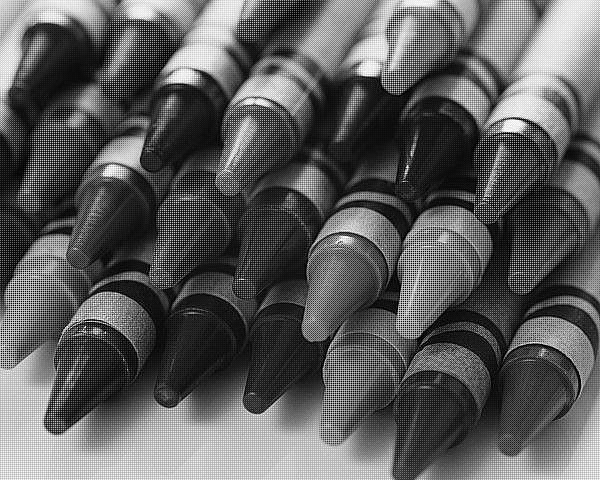
#> input picture images/crayons.bmp, 600 x 480 px, given in place of 1.jpg, which was not available
$ jupyter execute --allow-errors new_part1.ipynb   (shell and % lines are left out)   (older library calls are emulated)
#> lines starting #> are read from the running program, lines starting #| are printed output that depends on the picture; after the words box and inside, x2 and y2 are one past the last pixel; in counts of white or black regions, pixels touching at a corner belong together; long printed decimals are rounded; pictures that were not available may be replaced by others from this repository, and a replacement may not be noted
#> further down, img1 is the input picture: shape (480, 600); min 0, max 255, mean 92.4
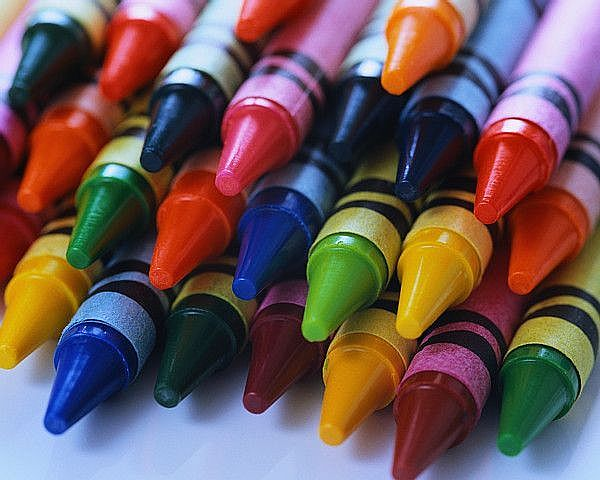
#> input picture images/crayons.jpg, 600 x 480 px, given in place of 2.jpg, which was not available
#> `img2 = cv2.imread(img_path[i+1],0)`:
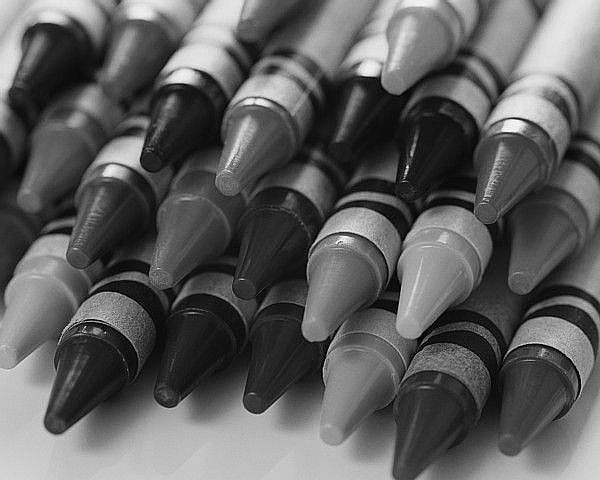
#> img2: shape (480, 600); min 0, max 255, mean 93.4
[cell 1]
import cv2
from numpy import floor
from scipy.ndimage.filters import gaussian_filter1d
from scipy.ndimage.filters import gaussian_filter
from scipy.ndimage.filters import maximum_filter
from scipy.ndimage.interpolation import map_coordinates
from scipy.spatial.distance import cdist
import math
import matplotlib.pyplot as plt
import numpy as np

[cell 2]
# [18 lines left out: function gauss_derivative_kernels, not called in this run]

[cell 3]
# [20 lines left out: functions normalize, my_normalize, not called in this run]

[cell 4]
"""
Function for harris edge detections
"""
edge = 16
# def harris(filename, min_distance = 10, threshold = 0.1):
#     """
#     filename: Path of image file
#     threshold: (optional)Threshold for corner detection
#     min_distance : (optional)Minimum number of pixels separating
#      corners and image boundary
#     """
#     im = np.array(Image.open(filename).convert("L"))
#     harrisim = compute_harris_response(im)
#     filtered_coords = get_harris_points(harrisim,min_distance, threshold)
#     plot_harris_points(im, filtered_coords)
def harris_cornor_detector(img, num_of_points =500):
    direction_x = gaussian_filter1d(
        gaussian_filter1d(img.astype(np.float32), 1.0, 0, 0), 1.0, 1, 1
    )
    direction_y = gaussian_filter1d(gaussian_filter1d(img.astype(np.float32),
            1.0, 1, 0), 1.0, 0, 1)
    h = (gaussian_filter(direction_x ** 2, 1.5, 0) * gaussian_filter(direction_y ** 2, 1.5, 0) - gaussian_filter(direction_x * direction_y, 1.5, 0)**2) \
        / (gaussian_filter(direction_x**2, 1.5, 0) + gaussian_filter(direction_y**2, 1.5, 0) + 1e-8)
    h[:edge, :], h[-edge:, :], h[:, :edge], h[:, -edge:] = 0, 0, 0, 0
    mask = h == maximum_filter(h,(8,8))
    h = h * mask
    final_pairs = np.argsort(h.flatten())[::-1][:num_of_points ]
    return np.vstack((final_pairs % img.shape[0:2][1], final_pairs / img.shape[0:2][1], h.flatten()[final_pairs])).transpose()

[cell 5]
neighbor_hood=8 # neighbor numbers


def extract_decriptor(img, harris ):
    """
    Function to extract descriptor
    :param img:  input image
    :param harris: harris cornor
    :return: descriptor from detected points
    """
    # Change number here to change the scale. 4 is the optimal amount
    y, x = 4 * np.mgrid[-neighbor_hood:neighbor_hood+1, -neighbor_hood:neighbor_hood+1]
    descriptor = np.zeros((2 * neighbor_hood + 1, 2 * neighbor_hood + 1, harris.shape[0]), dtype=float)
    for i in range(harris.shape[0]):
        tmp_points = map_coordinates(img,[harris[i,1] + y, harris[i,0] + x], prefilter=False)
        # normalize the descriptor
        descriptor[..., i] = (tmp_points - tmp_points.mean()) / tmp_points.std()
    return descriptor

[cell 6]
def get_match_from_dist(d1, d2,threshold = 0.7):
    """
        Function to get matches from descriptor according to cdist
    """
    _, width, n = d1.shape[0:3]
    #  p1 = np.transpose(np.matrix([correspondence[0].item(0), correspondence[0].item(1), 1]))
    # estimatep2 = np.dot(h, p1)
    # estimatep2 = (1/estimatep2.item(2))*estimatep2
    distance = cdist((d1.reshape((width**2, n))).T, (d2.reshape((width**2, n))).T)
    best_current = np.argsort(distance, 1)[:, 0]
    # calculate the ration compared to best matches
    ratio = distance[np.r_[0:n], best_current] / distance[np.r_[0:n], np.argsort(distance, 1)[:, 1]].mean()
    return np.hstack([np.argwhere(ratio < threshold), best_current[np.argwhere(ratio < threshold)]]).astype(int)

[cell 7]
# [25 lines left out: function get_harris_points, not called in this run]

[cell 8]
def homo_coor(points_list):
    """
    :param points_list: 3*N points list
    :return: homogeneous coordinates
    """
     # [5 lines of commented-out code are left out]
    if points_list.shape[0] == 3:
        homo_coordinates = np.zeros_like(points_list)
        for i in range(3):
            homo_coordinates[i, :] = points_list[i, :] / points_list[2, :]
        # divide the last row
        #     non_outlier_idxs = all_idxs[n_outliers:]
        # A_noisy[outlier_idxs] =  20*numpy.random.random((n_outliers,n_inputs) )
        # B_noisy[outlier_idxs] = 50*numpy.random.normal(size=(n_outliers,n_outputs) )
    # if 2*N, append np.ones and return
    elif points_list.shape[0] == 2:
        homo_coordinates = np.vstack((points_list,
                         np.ones((1, points_list.shape[1]),dtype=points_list.dtype)))

    return homo_coordinates

[cell 9]
def cal_homo_Matrix(point1, point2):
    """
    get homography based on two points
    :param point1: point1
    :param point2: point2
    :return: homograph of an image
    """
    A = np.matrix(np.zeros((point1.shape[0]*2, 8), dtype=float), dtype=float)
    for i in range(0, A.shape[0]):
        if i % 2 == 0:
            A[i,0] = point1[i//2,0]
            A[i,1] = point1[i//2,1]
            A[i,2] = 1
            A[i,6] = -point2[i//2,0] * point1[i//2,0]
            A[i,7] = -point2[i//2,0] * point1[i//2,1]
        else:
            A[i,3] = point1[i//2,0]
            A[i,4] = point1[i//2,1]
            A[i,5] = 1
            A[i,6] = -point2[i//2,1] * point1[i//2,0]
            A[i,7] = -point2[i//2,1] * point1[i//2,1]

    # get flattened b
    b = point2.flatten().reshape(point2.flatten().shape[1], 1).astype(float)
    # all_data = numpy.hstack( (A_noisy,B_noisy) )
    # input_columns = range(n_inputs) # the first columns of the array
    # output_columns = [n_inputs+i for i in range(n_outputs)] # the last columns of the array
    # Calculating  A * x = b
    x = np.array(np.linalg.lstsq(A,b)[0])

    x = np.append(x,np.matrix(1)).reshape((3,3))
    return x

[cell 10]
def cal_cornor(homography, img_path):
    """
    get cornors according to homograph
    :param homography:
    :param img_path:
    :return:
    """
    mid_point = None
    List_C = []
    for i in range(len(img_path)):
        height, width = cv2.imread(img_path[i]).shape[0:2]
        List_C.append(homo_coor(np.dot(homography[i],
                                    homo_coor(np.array([[0, width, width, 0], [0, 0, height, height]], dtype=float)))).astype(int))
        # if i is half, then midpoint is last of C
        # A = numpy.vstack([data[:,i] for i in self.input_columns]).T
        # B = numpy.vstack([data[:,i] for i in self.output_columns]).T
        # x,resids,rank,s = numpy.linalg.lstsq(A,B)
        if i == len(img_path)/2:
            mid_point = List_C[-1]
    w_list1 = []
    w_list2 = []
    h_list1 = []
    h_list2 = []
    for i in range(len(List_C)):
        # A = numpy.vstack([data[:,i] for i in self.input_columns]).T
        # B = numpy.vstack([data[:,i] for i in self.output_columns]).T
        # B_fit = scipy.dot(A,model)
        w_list1 += [np.min(List_C[i][0, :])]
        h_list1 += [np.min(List_C[i][1, :])]
        h_list2 += [np.max(List_C[i][1, :])]
        w_list2 += [np.max(List_C[i][0, :])]

    result = np.array([(min(w_list1), min(h_list1)), (max(w_list2), max(h_list2))]), mid_point
    return result

[cell 11]
def cal_middle_homo(homo_Matrix,img_size):
    """
    :param homo:
    :return:
    """
    middle_Homo = []
    # cal middle one's homo matrix
    homo_Matrix[1] = homo_Matrix[0] * homo_Matrix[1]
    for i in range(len(homo_Matrix)):
        middle_Homo.append(np.linalg.inv(homo_Matrix[img_size//2]) * homo_Matrix[i])
    return middle_Homo

[cell 12]
 # [7 lines of commented-out code are left out]


def ransac(Matches, tolerance=0.5, iteration=100):
    """

    :param Matches: matches selected
    :param tolerance: tolerance for model
    :param iteration: max iteration number
    :return: homo_matrix
    """
    # counter for iteration cnt
    count = 0
    # record last best model info
    last_consensus_cnt = 0
    last_homo,last_count = None, None
    print("Matches shape",Matches.shape)

    while count < iteration:
        sample_points = np.copy(Matches)
        tmp_Matches = np.matrix(np.copy(Matches))

        # [7 lines of commented-out code are left out]
        np.random.shuffle(sample_points)

        # get 4 sample points
        sample_points = np.matrix(sample_points)[0:4]
        # get homo matrix based on this two points
        homo_matrix = cal_homo_Matrix(sample_points[:,0:2], sample_points[:,2:4])
        residual_tmp = np.power(np.array(np.array(homo_coor((homo_matrix * homo_coor(tmp_Matches[:,0:2].transpose())))[0:2,:])
                                  - tmp_Matches[:,2:].transpose()),2)
        # cal the residual of this model
        residual = np.sqrt(residual_tmp.sum(0))
        less_than_tol_cnt = (residual < tolerance).sum()
        # [7 lines of commented-out code are left out]

        if last_consensus_cnt < less_than_tol_cnt  :
            # update homo
            last_homo = homo_matrix
            last_consensus_cnt = (residual < tolerance).sum()
            last_count = np.argwhere(residual < tolerance)

            Matrix_P = float(last_consensus_cnt) / Matches.shape[0]

            # update iteration number according to Matrix P
            itertation = math.log(0.05) * (1/math.log(1-(np.power(Matrix_P,4))))

        count += 1
    print("number of homo inliers :", last_consensus_cnt)
    print("residual:", np.sum(residual)/residual.size**2)
    return last_homo

[cell 13]
# [39 lines left out: function image_transformation, not called in this run]

[cell 14]
def image_blending(img_path, middle_homo,blend_sigma ):
    """
    :param img_path: all images
    :param middle_homo: middle homo
    :return: blending result
    """
    tmp_image_list = []
    # blend sigma higher, then incoming image more vague
    blend_sigma = float(blend_sigma)
    for i in range(len(img_path)):
        im = cv2.imread(img_path[i])
        y_size, x_size = np.mgrid[0:im.shape[0], 0:im.shape[1]]
        im = np.dstack((im, np.exp(-((y_size - im.shape[0]/2) ** 2 + (x_size - im.shape[1]/2) ** 2) / (2.0 * blend_sigma ** 2))))
        tmp_image_list.append(image_transformation(im, np.array(middle_Homo[i]), cal_cornor(middle_Homo, img_path)[0]))


    Matrix1 = np.zeros(tmp_image_list[0].shape, dtype=float)
    Matrix2 = np.zeros(tmp_image_list[0].shape, dtype=float)
    Matrix2[:,:,3] = np.float(1.0)
    for i in range(len(tmp_image_list)):
        Matrix1[:,:,0] = Matrix1[:,:,0] + tmp_image_list[i][:,:,3] * tmp_image_list[i][:,:,0]
        Matrix1[:,:,1] = Matrix1[:,:,1] + tmp_image_list[i][:,:,3] * tmp_image_list[i][:,:,1]
        Matrix1[:,:,2] = Matrix1[:,:,2] + tmp_image_list[i][:,:,3] * tmp_image_list[i][:,:,2]
        Matrix1[:,:,3] = Matrix1[:,:,3] + tmp_image_list[i][:,:,3]

        Matrix2[:,:,0] =  Matrix2[:,:,0] + tmp_image_list[i][:,:,3]
        Matrix2[:,:,1] = Matrix2[:,:,1] + tmp_image_list[i][:,:,3]
        Matrix2[:,:,2] = Matrix2[:,:,2] + tmp_image_list[i][:,:,3]

    Matrix2[Matrix2 == 0] = 1
    return Matrix1/Matrix2

[cell 15]
# img_1_left_path = "data\\part1\\Image1.jpg"
# img_1_right_path = "data\\part1\\Image2.jpg"
img_1_left_path = "data\\part1\\left.jpg"
img_1_right_path = "data\\part1\\right.jpg"

# hill
hill_left_path = "data\\part1\\hill\\1.jpg"
hill_mid_path = "data\\part1\\hill\\2.jpg"
hill_right_path ="data\\part1\\hill\\3.jpg"
# ledge
ledge_left_path = "data\\part1\\ledge\\1.jpg"
ledge_mid_path = "data\\part1\\ledge\\2.jpg"
ledge_part =  "data\\part1\\ledge\\stitched_image.jpg"
ledge_right_path = "data\\part1\\ledge\\3.jpg"
# pier
pier_left_path = "data\\part1\\pier\\1.jpg"
pier_mid_path = "data\\part1\\pier\\2.jpg"
pier_right_path = "data\\part1\\pier\\3.jpg"

# output folder path
out_path = "data\\part1\\output\\"

[cell 16]
#workable for sample image left and right
# 0.7 and 0.8 very good

[cell 17]
# path of all images
img_path = [ledge_left_path,ledge_mid_path, ledge_right_path]
homo_Matrix = [np.matrix(np.identity(3))]

#> (the rest of this cell did not finish here and is left out)

#> in harris_cornor_detector, `direction_x = gaussian_filter1d( gaussian_filter1d(img.astype(np.float..`:
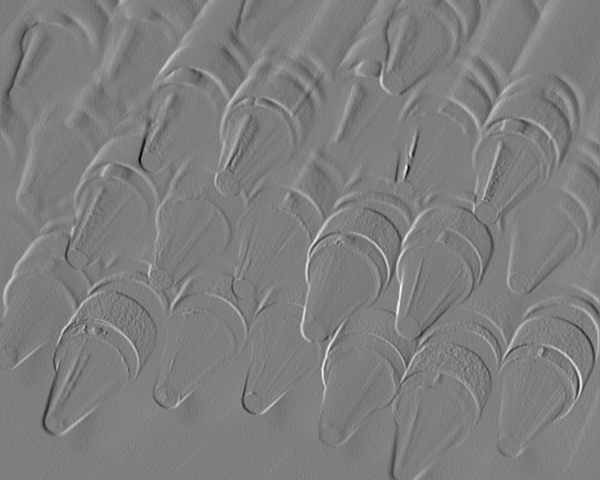
#> direction_x: shape (480, 600) float32; min -65.99, max 66.62, mean 0; drawn with min black and max white
#> in harris_cornor_detector, `direction_y = gaussian_filter1d(gaussian_filter1d(img.astype(np.float3..`:
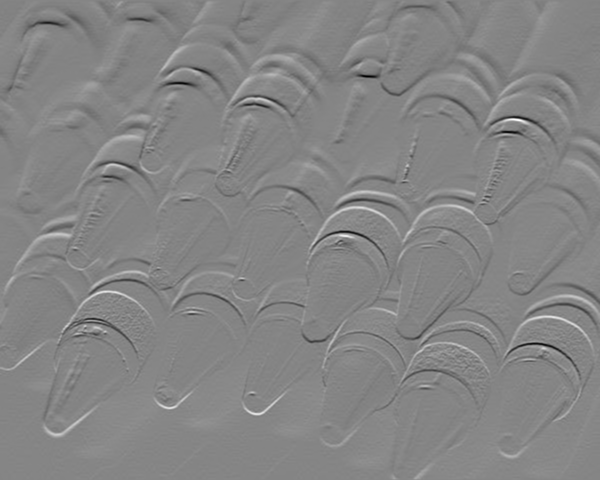
#> direction_y: shape (480, 600) float32; min -76.79, max 70.45, mean 0; drawn with min black and max white
#> in harris_cornor_detector, `h = (gaussian_filter(direction_x ** 2, 1.5, 0) * gaussian_filter(direc..`:
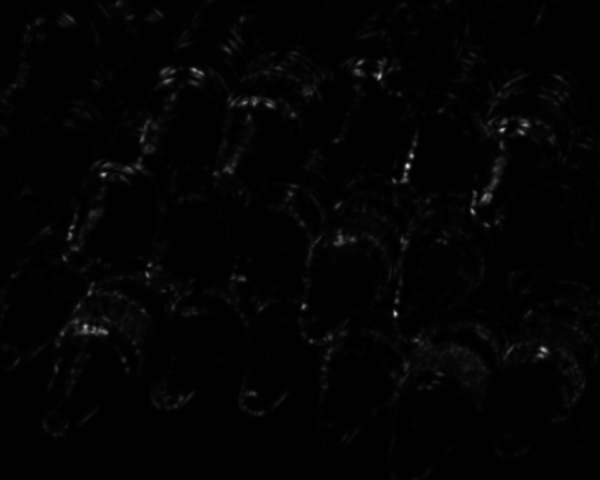
#> h: shape (480, 600) float32; min 3.46e-07, max 231.3, mean 3
#> in harris_cornor_detector, `h[:edge, :], h[-edge:, :], h[:, :edge], h[:, -edge:] = 0, 0, 0, 0`: h: shape (480, 600) float32; 11.64% of pixels changed, all inside (x1, y1, x2, y2) = (0, 0, 600, 480)
#> in harris_cornor_detector, `mask = h == maximum_filter(h,(8,8))`:
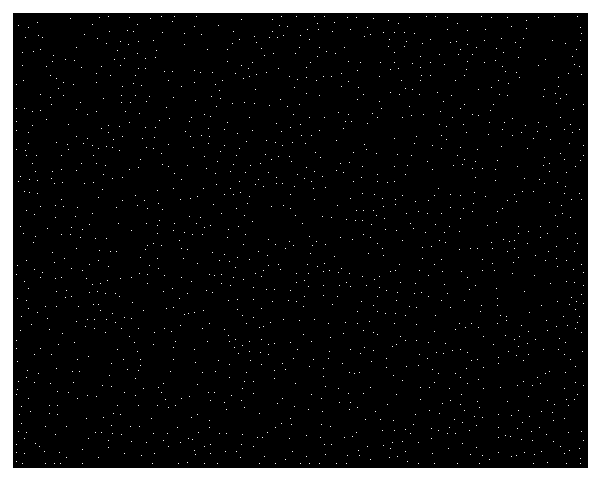
#> mask: shape (480, 600) bool; 9.7% white; 1439 white regions (1438 under 20 px), largest, box (x1, y1, x2, y2) and area: (0, 0, 600, 480) 26375
#> in harris_cornor_detector, `final_pairs = np.argsort(h.flatten())[::-1][:num_of_points ]`: final_pairs = 500 values, max 273516 at index 427, min 9708 at index 414, mean 137602.9
#> `harris_points2 = harris_cornor_detector(img2, num_of_points=500)`: harris_points2 = 500 rows, first 8: [407, 165.7, 231.3], [395, 313.7, 196.8], [379, 76.63, 189], [502, 129.8, 181.8], [543, 349.9, 172.7], [103, 174.2, 168.3], [85, 326.1, 166.5], [411, 155.7, 156.4]
    harris_points1 = harris_cornor_detector(img1, num_of_points=500)
#> call 2 of harris_cornor_detector, with num_of_points = 500
#> in harris_cornor_detector (call 2), `h[:edge, :], h[-edge:, :], h[:, :edge], h[:, -edge:] = 0, 0, 0, 0`: h: shape (480, 600) float32; min 0, max 206.7, mean 2.9
#> in harris_cornor_detector (call 2), `mask = h == maximum_filter(h,(8,8))`:
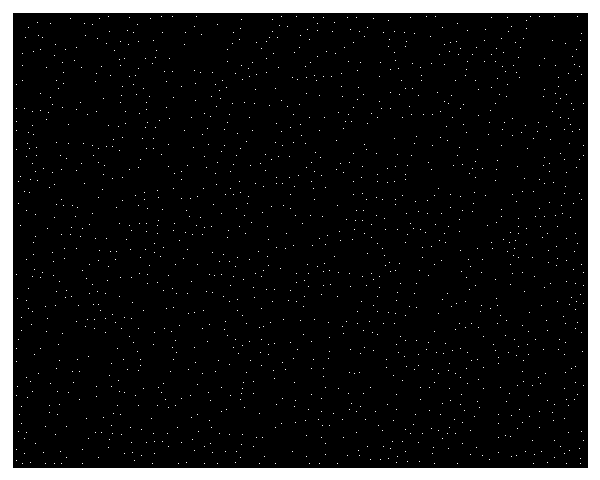
#> mask: shape (480, 600) bool; 9.7% white; 1445 white regions (1444 under 20 px), largest, box (x1, y1, x2, y2) and area: (0, 0, 600, 480) 26375
#> in harris_cornor_detector (call 2), `final_pairs = np.argsort(h.flatten())[::-1][:num_of_points ]`: final_pairs = 500 values, max 273516 at index 406, min 9708 at index 440, mean 137475.4
#> `harris_points1 = harris_cornor_detector(img1, num_of_points=500)`: harris_points1 = 500 rows, first 8: [407, 165.7, 206.7], [543, 349.9, 185.4], [502, 129.8, 183], [103, 174.2, 180.1], [379, 76.63, 177.6], [411, 155.7, 168.7], [85, 326.1, 161.3], [395, 313.7, 156.9]

    # [15 lines of commented-out code are left out]
    descriptor_1 = extract_decriptor(img1, harris_points1)
    descriptor_2 = extract_decriptor(img2, harris_points2)

    # we can adjust the threshold to have more or less matches
    initial_matches = get_match_from_dist(descriptor_1,
                       descriptor_2,
                       threshold=0.7)
#> in get_match_from_dist, `distance = cdist((d1.reshape((width**2, n))).T, (d2.reshape((width**2,..`:
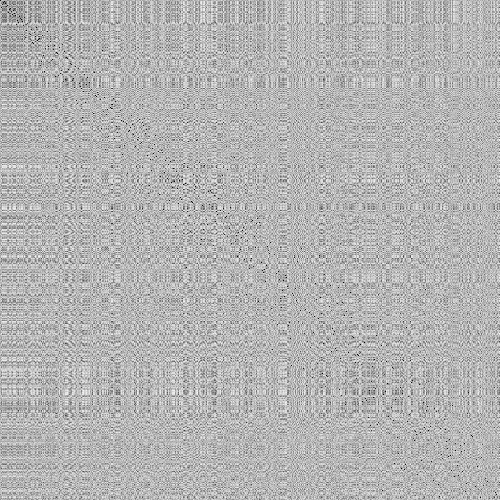
#> distance: shape (500, 500) float64; min 0.205, max 33.25, mean 23.6; drawn with min black and max white
#> in get_match_from_dist, `best_current = np.argsort(distance, 1)[:, 0]`: best_current = 500 values, max 499 at index 482, min 0 at index 0, mean 239.9
#> in get_match_from_dist, `ratio = distance[np.r_[0:n], best_current] / distance[np.r_[0:n], np.a..`: ratio = 500 values, max 1.51 at index 28, min 0.0168 at index 184, mean 0.286
#> `initial_matches = get_match_from_dist(descriptor_1, descriptor_2, thre..`: initial_matches = 448 pairs, first value 0 to 497, second value 0 to 499
#| num of initial_matches: 448
#> `selected_points = np.matrix(np.hstack((harris_points1[initial_matches[..`: selected_points = 448 rows, first 6: [407, 165.7, 407, 165.7], [543, 349.9, 543, 349.9], [502, 129.8, 502, 129.8], [103, 174.2, 103, 174.2], [379, 76.63, 379, 76.63], [411, 155.7, 411, 155.7]

    print("num of initial_matches:", len(initial_matches))

    # we can adjust the tolerance for better model
    selected_points = np.matrix(np.hstack((harris_points1[initial_matches[:,0],0:2], harris_points2[initial_matches[:,1],0:2])))
    h = ransac(selected_points, tolerance=0.5, iteration=300)
#| Matches shape (448, 4)
#> the loop in ransac, `while count < iteration:` made 300 passes
#> (less_than_tol_cnt, last_consensus_cnt, Matrix_P, itertation) on pass 1: (374, 374, 0.835, 4.51)
#> less_than_tol_cnt on passes 2 to 7: 77, 4, 17, 216, 374, 4
#> after the loop in ransac, `while count < iteration:`: Matrix_P = 0.835; count = 300; itertation = 4.51; last_consensus_cnt = 374; last_count = 374 values from 0 to 447
#| number of homo inliers : 374
#| residual: 0.0005984
#> `h = ransac(selected_points, tolerance=0.5, iteration=300)`: h = [[1, -1.06e-12, -2.87e-10], [1.18e-12, 1, -2.27e-10], [4.01e-15, -2.8e-15, 1]]
    homo_Matrix.append(np.linalg.inv(h))

[cell 18]
middle_Homo = cal_middle_homo(homo_Matrix, len(img_path))
#> the loop in cal_middle_homo, `for i in range(len(homo_Matrix)):` made 2 passes
#> after the loop in cal_middle_homo, `for i in range(len(homo_Matrix)):`: middle_Homo = [[[1, -1.06e-12, -2.87e-10], [1.18e-12, 1, -2.27e-10], [4.01e-15, -2.8e-15, 1]], [[1, -3.83e-29, 0], [-3.45e-30, 1, 0], [0, -3.94e-31, 1]]]

#> (the rest of this cell did not finish here and is left out)

#> in cal_cornor, `height, width = cv2.imread(img_path[i]).shape[0:2]`: height = 480; width = 600

# [4 lines of commented-out code are left out]
cv2.imwrite(out_path+"stitched_image.jpg", result_img)
